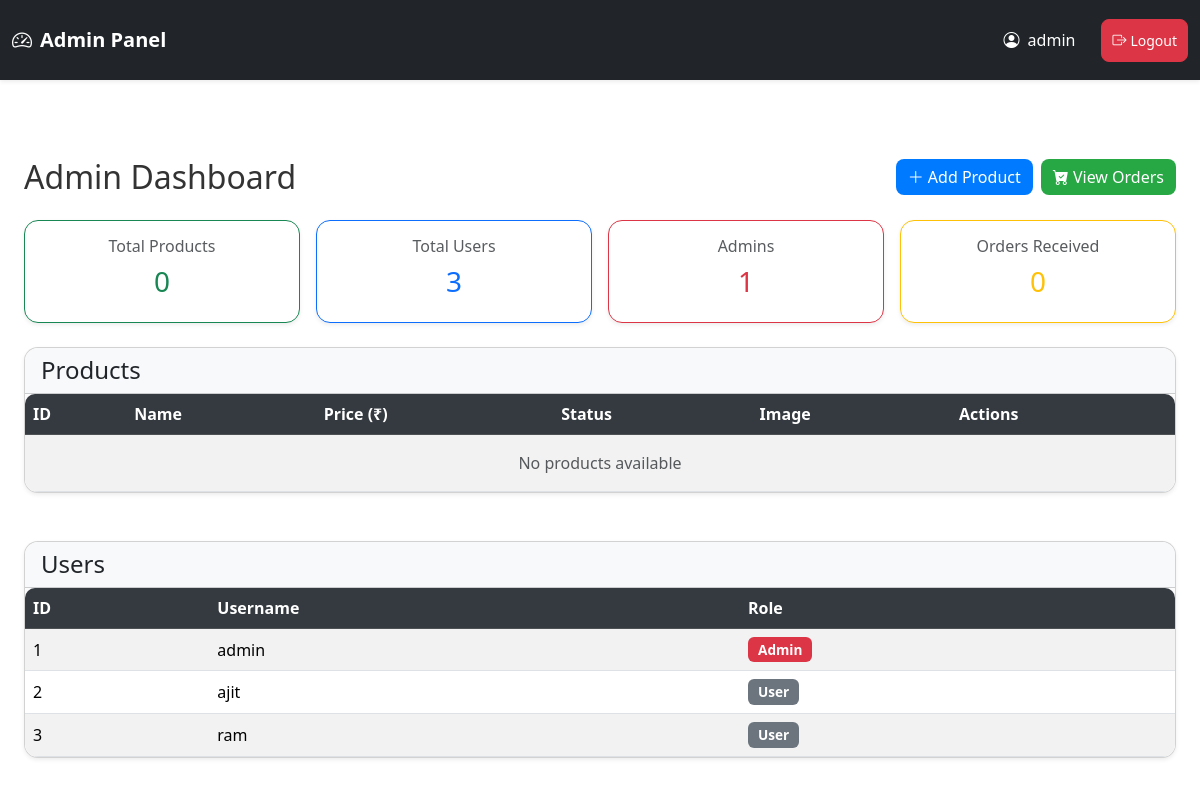
Page /admin (signed in) on the earlier database version.
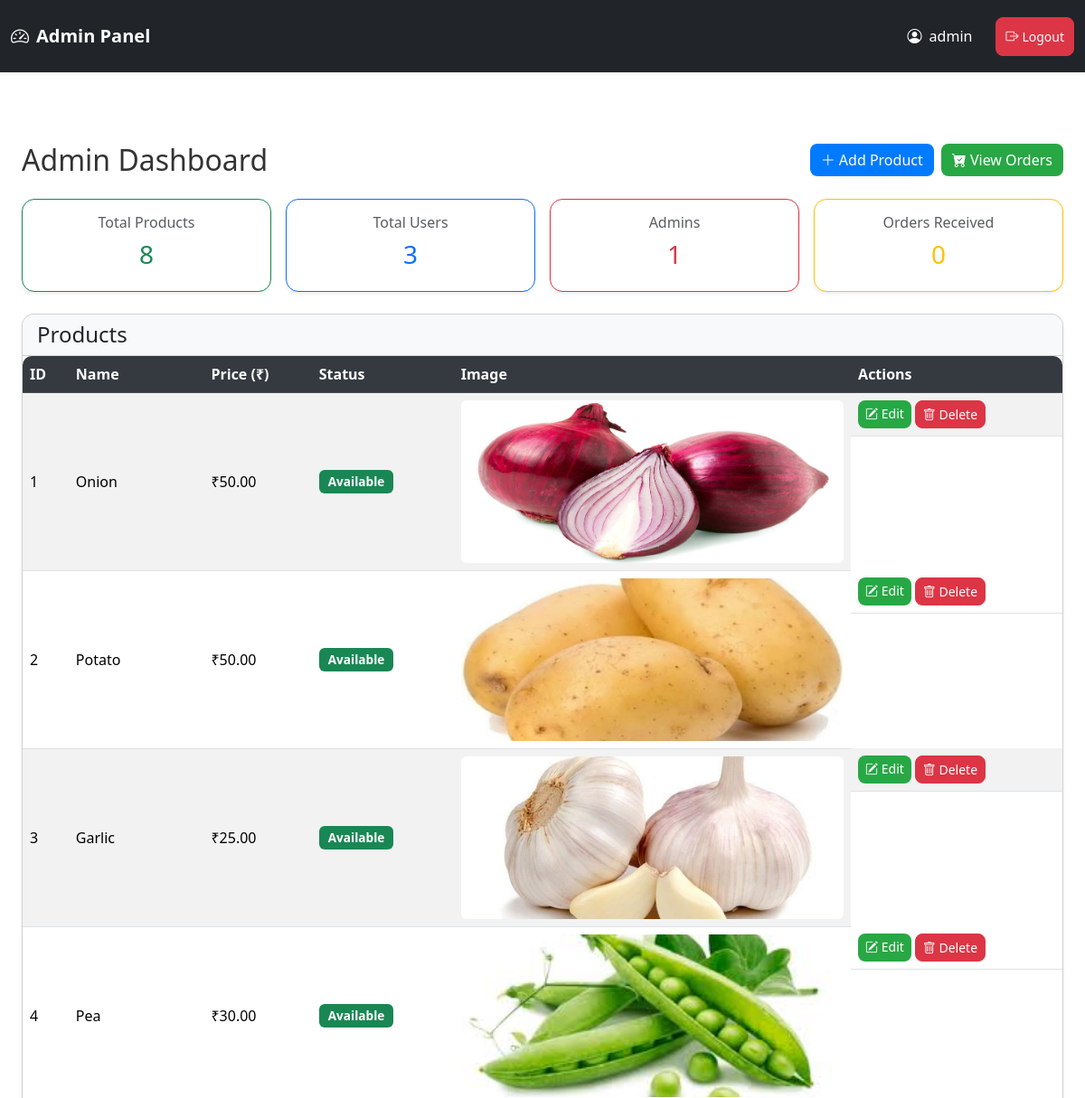
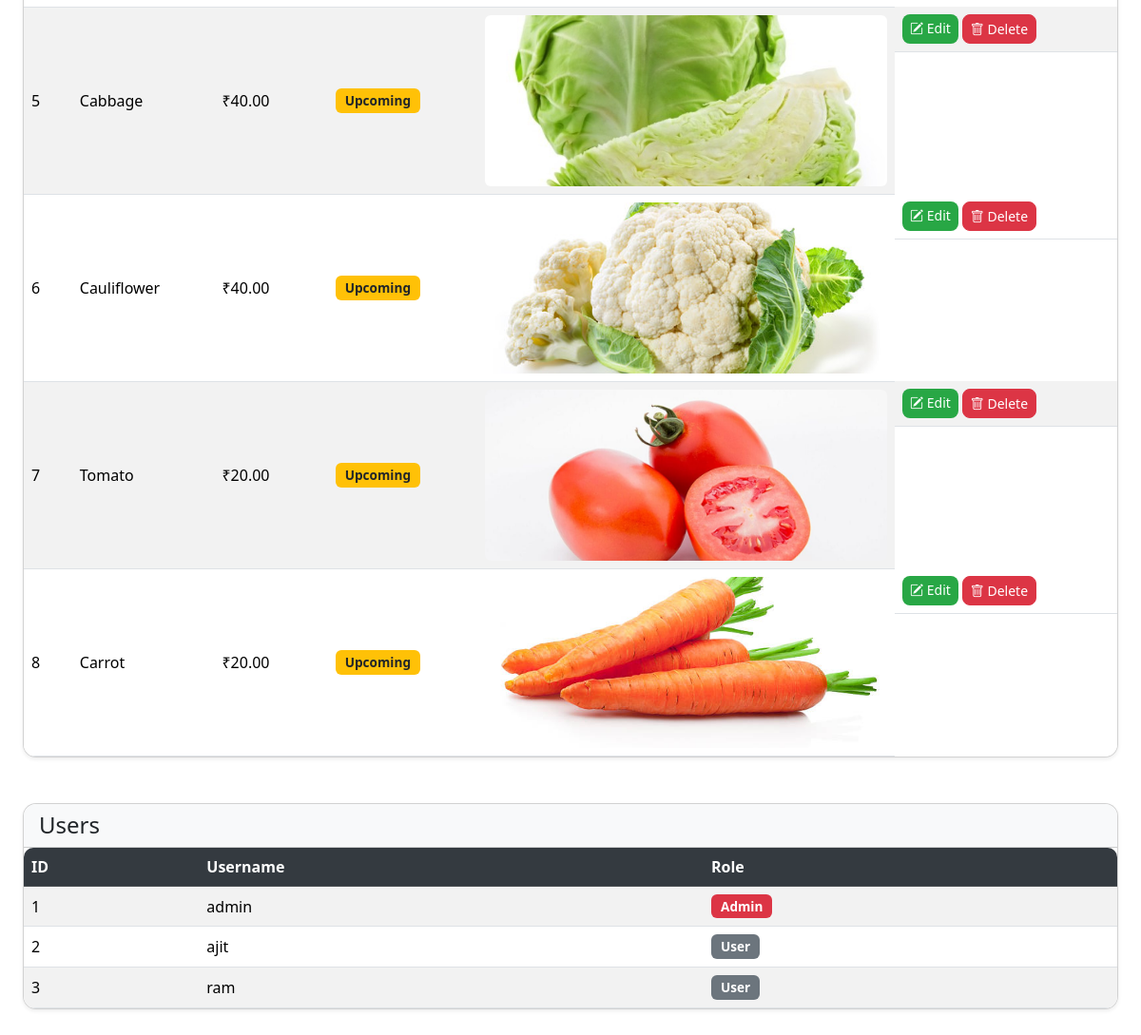
Same page on the later database version (2 pictures, top to bottom).
### app.py (models this page shows)
class User(UserMixin, db.Model):
    id = db.Column(db.Integer, primary_key=True)
    username = db.Column(db.String(150), unique=True, nullable=False)
    password = db.Column(db.String(255), nullable=False)
    is_admin = db.Column(db.Boolean, default=False)

class Product(db.Model):
    id = db.Column(db.Integer, primary_key=True)
    name = db.Column(db.String(150), nullable=False)
    price = db.Column(db.Float, nullable=False)
    image = db.Column(db.String(150), nullable=False)
    status = db.Column(db.String(20), nullable=False, default='available')  # available / upcoming

### app.py (the view)
@app.route('/admin')
@admin_required
def admin_dashboard():
    products = Product.query.all()
    users = User.query.all()
    return render_template('admin_dashboard.html', products=products, users=users)

### app.py (called while the page is built)
@login_manager.user_loader
def load_user(user_id):
    return db.session.get(User, int(user_id))

def admin_required(f):
    @wraps(f)
    def wrapper(*args, **kwargs):
        if not current_user.is_authenticated or not current_user.is_admin:
            flash("Admin access required!", "danger")
            return redirect(url_for('admin_login'))
        return f(*args, **kwargs)
    return wrapper

### templates/admin_dashboard.html (shortened to what the changed rows need)
{% extends 'admin_base.html' %}
{% block content %}
<div class="container mt-4">
    <div class="d-flex justify-content-between align-items-center mb-4 flex-wrap">
        <h2 class="mb-2 mb-md-0">Admin Dashboard</h2>
    </div>
    <div class="row mb-4 g-3">
        <div class="col-md-3">
            <div class="card shadow-sm text-center p-3 border-success">
                <h6 class="text-muted">Total Products</h6>
                <h3 class="text-success">{{ products|length }}</h3>
            </div>
        </div>
    </div>
    <div class="card shadow-sm mb-5">
        <div class="card-body p-0 table-responsive">
            <table class="table table-striped table-hover mb-0 align-middle">
                <thead class="table-dark">
                    <tr>
                        <th>ID</th>
                        <th>Name</th>
                        <th>Price (₹)</th>
                        <th>Status</th>
                        <th>Image</th>
                        <th>Actions</th>
                    </tr>
                </thead>
                <tbody>
                    {% for p in products %}
                    <tr>
                        <td>{{ p.id }}</td>
                        <td>{{ p.name }}</td>
                        <td>₹{{ "%.2f"|format(p.price) }}</td>
                        <td>
                            {% if p.status == 'available' %}
                                <span class="badge bg-success">Available</span>
                            {% else %}
                                <span class="badge bg-warning text-dark">Upcoming</span>
                            {% endif %}
                        </td>
                        <td>
                            <img src="{{ url_for('static', filename='images/' ~ p.image) }}"
                                 class="rounded" height="50">
                        </td>
                        <td class="d-flex gap-1 flex-wrap">
                            <a href="{{ url_for('admin_edit', id=p.id) }}" class="btn btn-primary btn-sm">
                                <i class="bi bi-pencil-square"></i> Edit
                            </a>
                            <form action="{{ url_for('admin_delete', id=p.id) }}" method="POST" class="d-inline">
                                <button type="submit" class="btn btn-danger btn-sm"
                                        onclick="return confirm('Delete this product?')">
                                    <i class="bi bi-trash"></i> Delete
                                </button>
                            </form>
                        </td>
                    </tr>
                    {% else %}
                    <tr>
                        <td colspan="6" class="text-center text-muted py-3">
                            No products available
                        </td>
                    </tr>
                    {% endfor %}
                </tbody>
            </table>
        </div>
    </div>
    <div class="card shadow-sm mb-5">
        <div class="card-body p-0 table-responsive">
            <table class="table table-striped table-hover mb-0 align-middle">
                <thead class="table-dark">
                    <tr>
                        <th>ID</th>
                        <th>Username</th>
                        <th>Role</th>
                    </tr>
                </thead>
                <tbody>
                    {% for u in users %}
                    <tr>
                        <td>{{ u.id }}</td>
                        <td>{{ u.username }}</td>
                        <td>
                            {% if u.is_admin %}
                                <span class="badge bg-danger">Admin</span>
                            {% else %}
                                <span class="badge bg-secondary">User</span>
                            {% endif %}
                        </td>
                    </tr>
                    {% else %}
                    <tr>
                        <td colspan="3" class="text-center text-muted py-3">
                            No users found
                        </td>
                    </tr>
                    {% endfor %}
                </tbody>
            </table>
        </div>
    </div>
</div>
{% endblock %}

### templates/admin_base.html (shortened to what this page needs)
<!doctype html>
<html lang="en">
<head>
  <link href="https://cdn.jsdelivr.net/npm/bootstrap@5.3.2/dist/css/bootstrap.min.css" rel="stylesheet">
  <link href="https://cdn.jsdelivr.net/npm/bootstrap-icons@1.11.1/font/bootstrap-icons.css" rel="stylesheet">
  <link rel="stylesheet" href="{{ url_for('static', filename='css/style.css') }}">
</head>
<body>
{% if request.endpoint != 'admin_login' and current_user.is_authenticated %}
<nav class="navbar navbar-expand-lg navbar-dark bg-dark shadow-sm">
  <div class="container-fluid">
    <a class="navbar-brand" href="{{ url_for('admin_dashboard') }}">
      <i class="bi bi-speedometer2"></i> Admin Panel
    </a>
    <div class="collapse navbar-collapse justify-content-end" id="adminNavbar">
      <ul class="navbar-nav align-items-center gap-3">
        <li class="nav-item">
          <span class="navbar-text text-white">
            <i class="bi bi-person-circle"></i> {{ current_user.username }}
          </span>
        </li>
<li class="nav-item">
  <a href="{{ url_for('admin_logout') }}"
     class="btn btn-danger btn-sm d-flex align-items-center gap-1">
    <i class="bi bi-box-arrow-right"></i> Logout
  </a>
</li>
      </ul>
    </div>
  </div>
</nav>
{% endif %}
<div class="container mt-4">
  {% block content %}{% endblock %}
</div>
</body>
</html>

Differences in the rows shown:
added Product: id "1", name "Onion", price "50.00", status "Available", image (picture)
added Product: id "2", name "Potato", price "50.00", status "Available", image (picture)
added Product: id "3", name "Garlic", price "25.00", status "Available", image (picture)
added Product: id "4", name "Pea", price "30.00", status "Available", image (picture)
added Product: id "5", name "Cabbage", price "40.00", status "Upcoming", image (picture)
added Product: id "6", name "Cauliflower", price "40.00", status "Upcoming", image (picture)
added Product: id "7", name "Tomato", price "20.00", status "Upcoming", image (picture)
added Product: id "8", name "Carrot", price "20.00", status "Upcoming", image (picture)
Other differences:
{{ products|length }}: "0" → "8"
text no longer shown: "No products available"
